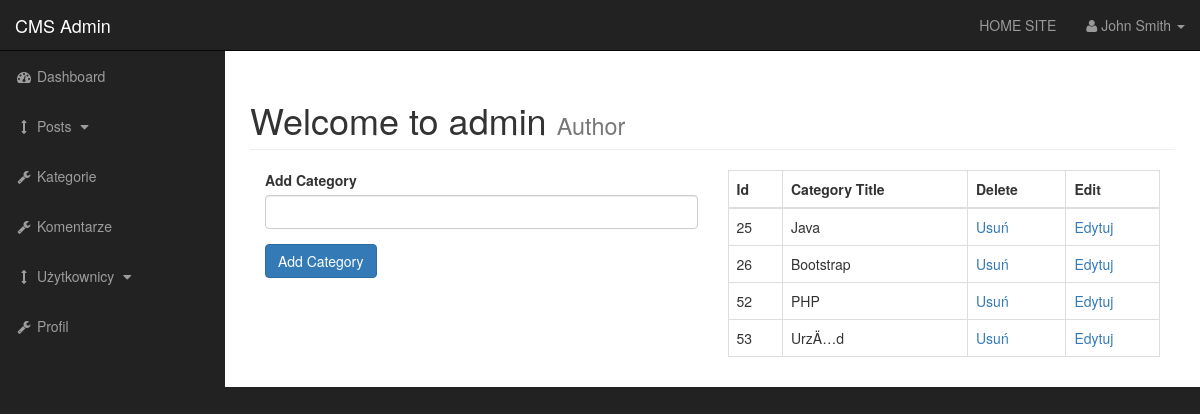
The page /admin/categories.php on the database as committed earlier.
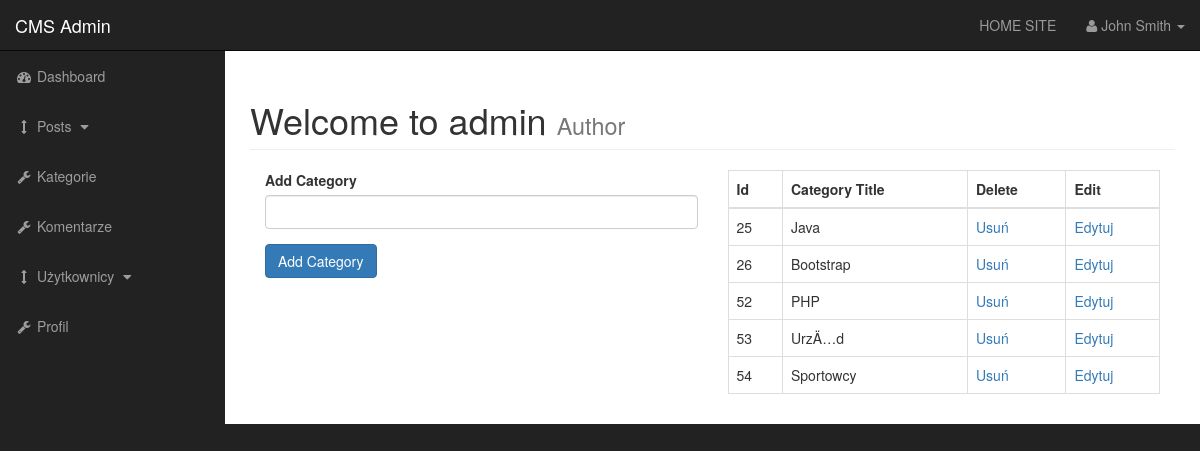
The same page on the database as committed later.
### tables this page shows
CREATE TABLE `categories` (
  `cat_id` int(3) NOT NULL,
  `cat_title` varchar(255) NOT NULL
);

### admin/functions.php (the view, shortened to what this page needs)
<?php
function findAllCategories(){
    global $connection;
    $query = "SELECT * FROM categories";
    $select_categories = mysqli_query($connection,$query);
    while($row = mysqli_fetch_assoc($select_categories)) {
    $cat_id = $row['cat_id'];
    $cat_title = $row['cat_title'];
    echo "<tr>";
    echo "<td>{$cat_id}</td>";
    echo "<td>{$cat_title}</td>";
    echo "<td><a href='categories.php?delete={$cat_id}'>Usuń</a></td>";
    echo "<td><a href='categories.php?edit={$cat_id}'>Edytuj</a></td>";
    echo "</tr>";
    }
}
?>

Rows that differ between the two databases and show on the page:
added categories: cat_id "54", cat_title "Sportowcy"
